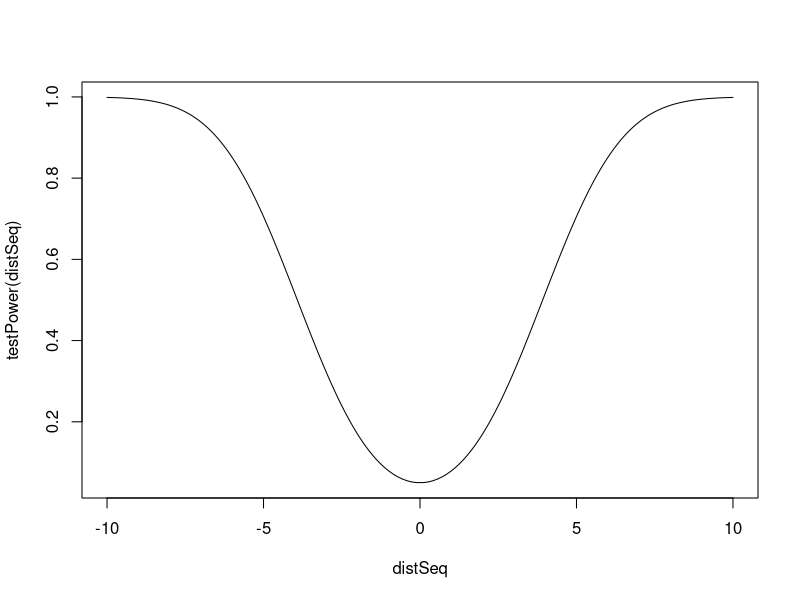

The R source for this figure:
distSeq <- c(seq(-10, -0.1, by = .1), seq(0.1, 10, by=.1))
n = 25
y = qchisq(.95, df = 1)
testPower <-function(mu) pnorm(-sqrt(y) + ((sqrt(n)*mu)/10)) + pnorm(-sqrt(y) - ((sqrt(n)*mu)/10))
plot(distSeq, testPower(distSeq), type = 'l')
